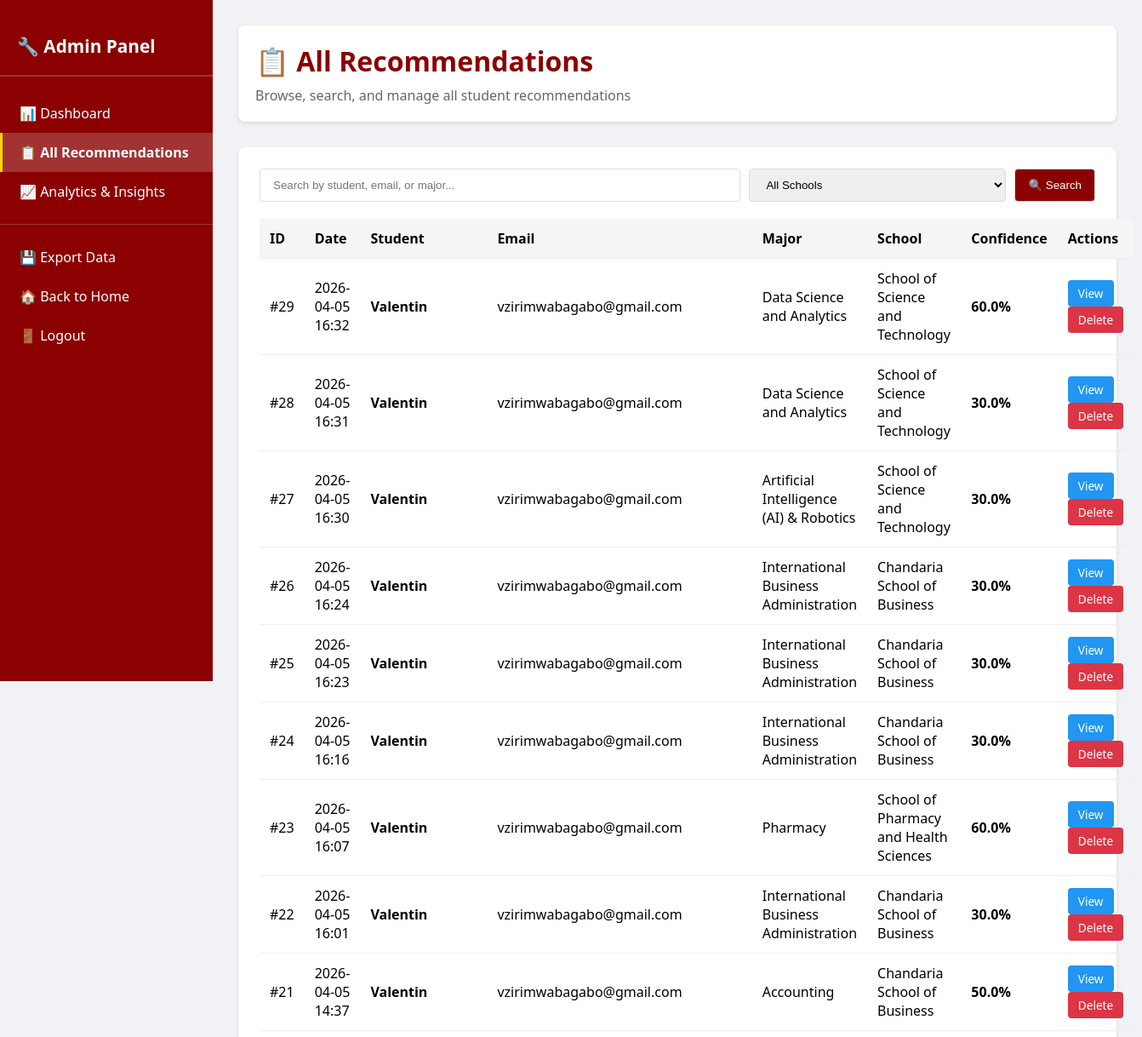
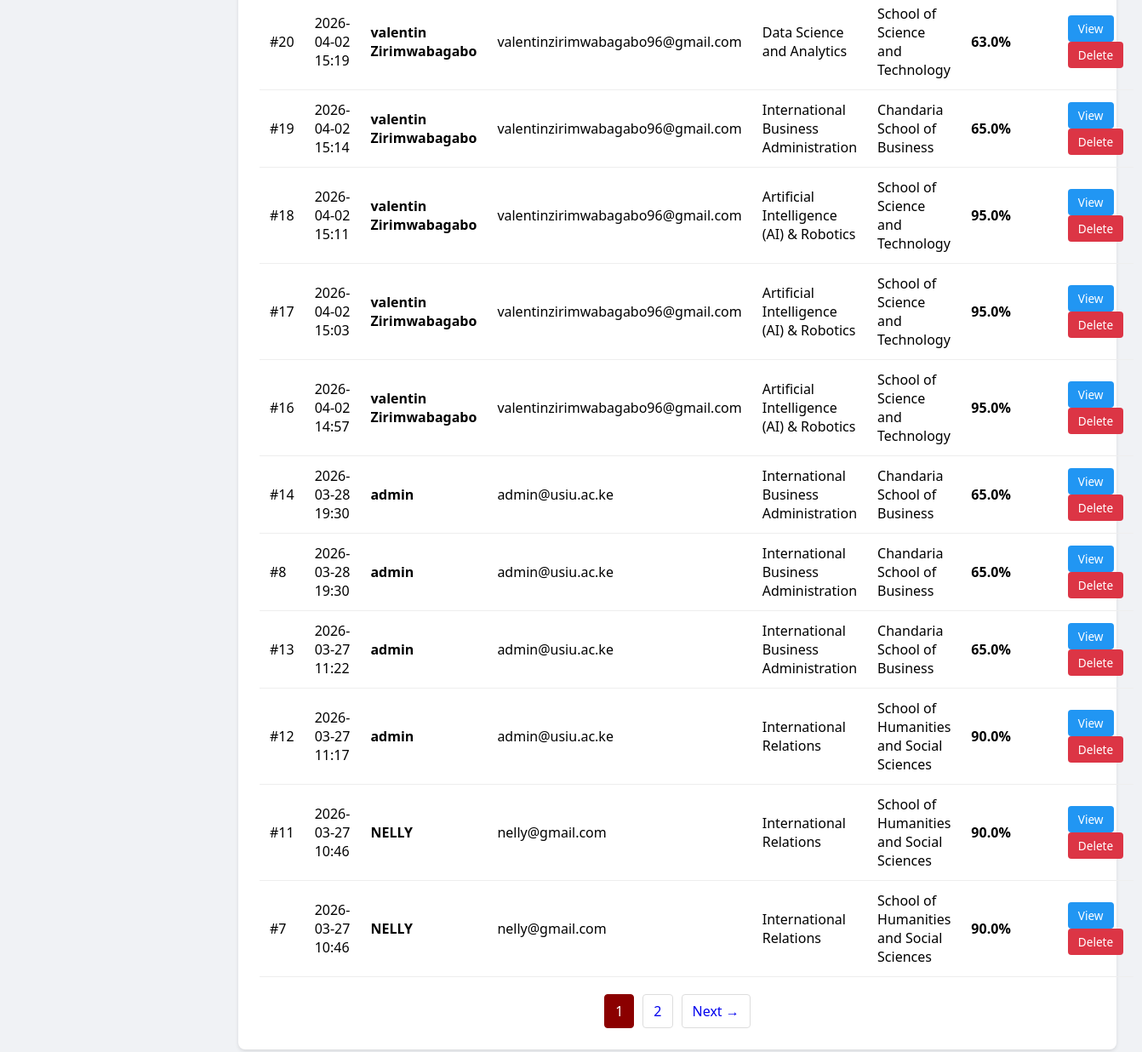
The page /admin/recommendations (signed in) on the database its author committed (2 pictures, top to bottom).
### app.py (models this page shows, shortened)
class Result(db.Model):
    id = db.Column(db.Integer, primary_key=True)
    major = db.Column(db.String(100), nullable=False)
    school = db.Column(db.String(100), nullable=False)
    confidence = db.Column(db.Float, nullable=False)
    timestamp = db.Column(db.DateTime, nullable=False, default=datetime.utcnow)
    user_id = db.Column(db.Integer, db.ForeignKey('user.id'), nullable=False)

class User(db.Model, UserMixin):
    id = db.Column(db.Integer, primary_key=True)
    username = db.Column(db.String(20), unique=True, nullable=False)
    email = db.Column(db.String(120), unique=True, nullable=False)
    password_hash = db.Column(db.String(60), nullable=False)
    is_admin = db.Column(db.Boolean, default=False)
    results = db.relationship('Result', backref='author', lazy=True)

### app.py (the view)
@app.route('/admin/recommendations')
@login_required
def admin_recommendations():
    if not current_user.is_admin:
        flash('Access Denied: Administrators only.', 'danger')
        return redirect(url_for('index'))
    search_query = request.args.get('search', '').strip()
    school_filter = request.args.get('school', '').strip()
    page = request.args.get('page', 1, type=int)
    query = Result.query
    if search_query:
        query = query.filter(
            (Result.major.ilike(f'%{search_query}%')) |
            (User.username.ilike(f'%{search_query}%')) |
            (User.email.ilike(f'%{search_query}%'))
        ).join(User)
    else:
        query = query.join(User)
    if school_filter:
        query = query.filter(Result.school.ilike(f'%{school_filter}%'))
    paginated = query.order_by(desc(Result.timestamp)).paginate(page=page, per_page=20)
    schools = db.session.query(Result.school).distinct().all()
    schools = [s[0] for s in schools]
    return render_template('admin_recommendations.html',
                         results=paginated.items,
                         pagination=paginated,
                         schools=schools,
                         search_query=search_query,
                         school_filter=school_filter)

### app.py (called while the page is built)
@login_manager.user_loader
def load_user(user_id):
    return db.session.get(User, int(user_id))

### templates/admin_recommendations.html (shortened to what this page needs)
<!DOCTYPE html>
<html lang="en">
<head>
</head>
<body>
<div class="admin-container">
    <div class="sidebar">
        <h2>🔧 Admin Panel</h2>
        <a href="{{ url_for('admin') }}" class="nav-item">📊 Dashboard</a>
        <a href="{{ url_for('admin_recommendations') }}" class="nav-item active">📋 All Recommendations</a>
        <a href="{{ url_for('admin_analytics') }}" class="nav-item">📈 Analytics & Insights</a>
        <hr style="border: none; border-top: 1px solid rgba(255,255,255,0.2); margin: 15px 0;">
        <a href="{{ url_for('admin_export_data') }}" class="nav-item">💾 Export Data</a>
        <a href="{{ url_for('index') }}" class="nav-item">🏠 Back to Home</a>
        <a href="{{ url_for('logout') }}" class="nav-item">🚪 Logout</a>
    </div>
    <div class="main-content">
        <div class="admin-header">
            <h1>📋 All Recommendations</h1>
            <p style="color: #666; margin-top: 8px;">Browse, search, and manage all student recommendations</p>
        </div>
        <div class="content-section">
            <div class="filter-bar">
                <form method="GET" style="display: flex; gap: 10px; width: 100%; flex-wrap: wrap;">
                    <input type="text" name="search" placeholder="Search by student, email, or major..." value="{{ search_query }}" style="flex: 1; min-width: 200px;">
                    <select name="school" style="min-width: 150px;">
                        <option value="">All Schools</option>
                    </select>
                    <button type="submit">🔍 Search</button>
                </form>
            </div>
            {% if results %}
                <div class="table-responsive">
                    <table>
                        <thead>
                            <tr>
                                <th>ID</th>
                                <th>Date</th>
                                <th>Student</th>
                                <th>Email</th>
                                <th>Major</th>
                                <th>School</th>
                                <th>Confidence</th>
                                <th>Actions</th>
                            </tr>
                        </thead>
                        <tbody>
                            {% for result in results %}
                                <tr>
                                    <td>#{{ result.id }}</td>
                                    <td>{{ result.timestamp.strftime('%Y-%m-%d %H:%M') }}</td>
                                    <td><strong>{{ result.author.username }}</strong></td>
                                    <td>{{ result.author.email }}</td>
                                    <td>{{ result.major }}</td>
                                    <td>{{ result.school }}</td>
                                    <td><strong>{{ "%.1f"|format(result.confidence) }}%</strong></td>
                                    <td>
                                        <a href="{{ url_for('admin_view_recommendation', rec_id=result.id) }}" class="btn btn-info">View</a>
                                        <a href="{{ url_for('admin_delete_recommendation', rec_id=result.id) }}" class="btn btn-danger">Delete</a>
                                    </td>
                                </tr>
                            {% endfor %}
                        </tbody>
                    </table>
                </div>
                {% if pagination.pages > 1 %}
                    <div class="pagination">
                        {% for page_num in pagination.iter_pages() %}
                            {% if page_num %}
                                {% if page_num == pagination.page %}
                                    <span class="current">{{ page_num }}</span>
                                {% else %}
                                    <a href="{{ url_for('admin_recommendations', page=page_num, search=search_query, school=school_filter) }}">{{ page_num }}</a>
                                {% endif %}
                            {% endif %}
                        {% endfor %}
                        {% if pagination.has_next %}
                            <a href="{{ url_for('admin_recommendations', page=pagination.next_num, search=search_query, school=school_filter) }}">Next →</a>
                        {% endif %}
                    </div>
                {% endif %}
            {% endif %}
        </div>
    </div>
</div>
</body>
</html>

### templates/admin_recommendations.html (style rules this page uses)
* { margin: 0; padding: 0; box-sizing: border-box; }
body { font-family: 'Segoe UI', sans-serif; background-color: #f0f2f5; }
.admin-container { display: flex; min-height: 100vh; }
.sidebar { width: 250px; background-color: #8B0000; color: white; padding: 20px 0; position: fixed; height: 100vh; overflow-y: auto; }
.sidebar h2 { padding: 20px; font-size: 1.3em; border-bottom: 2px solid rgba(255,255,255,0.2); margin-bottom: 20px; }
.nav-item { padding: 12px 20px; text-decoration: none; display: block; color: white; border-left: 3px solid transparent; transition: all 0.3s; }
.nav-item.active { background-color: rgba(255,255,255,0.2); border-left-color: #FFD700; font-weight: bold; }
.main-content { margin-left: 250px; padding: 30px; width: calc(100% - 250px); }
.admin-header { background: white; padding: 20px; border-radius: 8px; margin-bottom: 30px; box-shadow: 0 2px 4px rgba(0,0,0,0.1); }
.admin-header h1 { color: #8B0000; }
.content-section { background: white; padding: 25px; border-radius: 8px; box-shadow: 0 2px 4px rgba(0,0,0,0.1); }
.filter-bar { display: flex; gap: 10px; margin-bottom: 20px; flex-wrap: wrap; }
.filter-bar input, .filter-bar select, .filter-bar button { padding: 10px 15px; border: 1px solid #ddd; border-radius: 4px; }
.filter-bar button { background-color: #8B0000; color: white; cursor: pointer; }
table { width: 100%; border-collapse: collapse; margin-top: 15px; }
th, td { padding: 12px; text-align: left; border-bottom: 1px solid #eee; }
th { background-color: #f5f5f5; font-weight: 600; }
.btn { padding: 6px 12px; border: none; border-radius: 4px; cursor: pointer; font-size: 0.85em; text-decoration: none; display: inline-block; }
.btn-info { background-color: #2196f3; color: white; }
.btn-danger { background-color: #dc3545; color: white; }
.pagination { display: flex; justify-content: center; gap: 10px; margin-top: 20px; }
.pagination a, .pagination span { padding: 8px 12px; border: 1px solid #ddd; border-radius: 4px; text-decoration: none; }
.pagination .current { background-color: #8B0000; color: white; border-color: #8B0000; }

### rows shown on the page
Result: id "29", timestamp "2026-04-05 16:32", author.username "Valentin", author.email "vzirimwabagabo@gmail.com", major "Data Science and Analytics", school "School of Science and Technology", confidence "60.0"
Result: id "28", timestamp "2026-04-05 16:31", author.username "Valentin", author.email "vzirimwabagabo@gmail.com", major "Data Science and Analytics", school "School of Science and Technology", confidence "30.0"
Result: id "27", timestamp "2026-04-05 16:30", author.username "Valentin", author.email "vzirimwabagabo@gmail.com", major "Artificial Intelligence (AI) & Robotics", school "School of Science and Technology", confidence "30.0"
Result: id "26", timestamp "2026-04-05 16:24", author.username "Valentin", author.email "vzirimwabagabo@gmail.com", major "International Business Administration", school "Chandaria School of Business", confidence "30.0"
Result: id "25", timestamp "2026-04-05 16:23", author.username "Valentin", author.email "vzirimwabagabo@gmail.com", major "International Business Administration", school "Chandaria School of Business", confidence "30.0"
Result: id "24", timestamp "2026-04-05 16:16", author.username "Valentin", author.email "vzirimwabagabo@gmail.com", major "International Business Administration", school "Chandaria School of Business", confidence "30.0"
Result: id "23", timestamp "2026-04-05 16:07", author.username "Valentin", author.email "vzirimwabagabo@gmail.com", major "Pharmacy", school "School of Pharmacy and Health Sciences", confidence "60.0"
Result: id "22", timestamp "2026-04-05 16:01", author.username "Valentin", author.email "vzirimwabagabo@gmail.com", major "International Business Administration", school "Chandaria School of Business", confidence "30.0"
Result: id "21", timestamp "2026-04-05 14:37", author.username "Valentin", author.email "vzirimwabagabo@gmail.com", major "Accounting", school "Chandaria School of Business", confidence "50.0"
Result: id "20", timestamp "2026-04-02 15:19", author.username "valentin Zirimwabagabo", author.email "valentinzirimwabagabo96@gmail.com", major "Data Science and Analytics", school "School of Science and Technology", confidence "63.0"
Result: id "19", timestamp "2026-04-02 15:14", author.username "valentin Zirimwabagabo", author.email "valentinzirimwabagabo96@gmail.com", major "International Business Administration", school "Chandaria School of Business", confidence "65.0"
Result: id "18", timestamp "2026-04-02 15:11", author.username "valentin Zirimwabagabo", author.email "valentinzirimwabagabo96@gmail.com", major "Artificial Intelligence (AI) & Robotics", school "School of Science and Technology", confidence "95.0"
Result: id "17", timestamp "2026-04-02 15:03", author.username "valentin Zirimwabagabo", author.email "valentinzirimwabagabo96@gmail.com", major "Artificial Intelligence (AI) & Robotics", school "School of Science and Technology", confidence "95.0"
Result: id "16", timestamp "2026-04-02 14:57", author.username "valentin Zirimwabagabo", author.email "valentinzirimwabagabo96@gmail.com", major "Artificial Intelligence (AI) & Robotics", school "School of Science and Technology", confidence "95.0"
Result: id "14", timestamp "2026-03-28 19:30", author.username "admin", author.email "admin@usiu.ac.ke", major "International Business Administration", school "Chandaria School of Business", confidence "65.0"
Result: id "8", timestamp "2026-03-28 19:30", author.username "admin", author.email "admin@usiu.ac.ke", major "International Business Administration", school "Chandaria School of Business", confidence "65.0"
Result: id "13", timestamp "2026-03-27 11:22", author.username "admin", author.email "admin@usiu.ac.ke", major "International Business Administration", school "Chandaria School of Business", confidence "65.0"
Result: id "12", timestamp "2026-03-27 11:17", author.username "admin", author.email "admin@usiu.ac.ke", major "International Relations", school "School of Humanities and Social Sciences", confidence "90.0"
Result: id "11", timestamp "2026-03-27 10:46", author.username "NELLY", author.email "nelly@gmail.com", major "International Relations", school "School of Humanities and Social Sciences", confidence "90.0"
Result: id "7", timestamp "2026-03-27 10:46", author.username "NELLY", author.email "nelly@gmail.com", major "International Relations", school "School of Humanities and Social Sciences", confidence "90.0"

### other values the page prints
{{ page_num }} "1"
{{ page_num }} "2"
